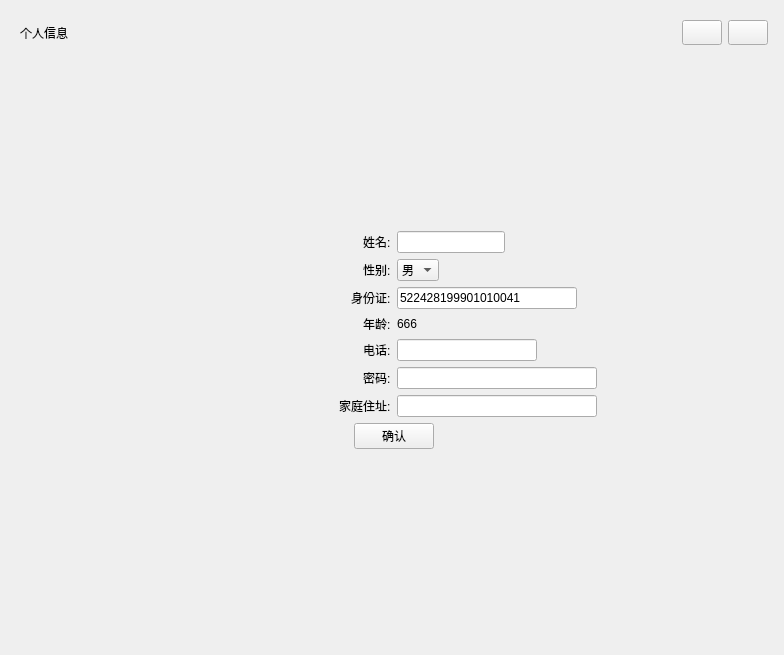
<?xml version="1.0" encoding="UTF-8"?>
<ui version="4.0">
 <class>information</class>
 <widget class="QWidget" name="information">
  <property name="geometry">
   <rect>
    <x>0</x>
    <y>0</y>
    <width>784</width>
    <height>655</height>
   </rect>
  </property>
  <property name="minimumSize">
   <size>
    <width>784</width>
    <height>655</height>
   </size>
  </property>
  <property name="windowTitle">
   <string>Form</string>
  </property>
  <layout class="QGridLayout" name="gridLayout_3">
   <item row="0" column="0" alignment="Qt::AlignHCenter">
    <widget class="QWidget" name="inf" native="true">
     <property name="minimumSize">
      <size>
       <width>766</width>
       <height>637</height>
      </size>
     </property>
     <layout class="QGridLayout" name="inf_lay">
      <item row="2" column="0">
       <layout class="QVBoxLayout" name="verticalLayout">
        <item>
         <layout class="QGridLayout" name="gridLayout">
          <item row="6" column="0">
           <layout class="QHBoxLayout" name="horizontalLayout">
            <item alignment="Qt::AlignRight">
             <widget class="QLabel" name="code">
              <property name="text">
               <string>密码:</string>
              </property>
             </widget>
            </item>
            <item alignment="Qt::AlignLeft">
             <widget class="QLineEdit" name="lineEdit_4">
              <property name="minimumSize">
               <size>
                <width>200</width>
                <height>0</height>
               </size>
              </property>
             </widget>
            </item>
           </layout>
          </item>
          <item row="0" column="0">
           <layout class="QGridLayout" name="gridLayout_2">
            <item row="1" column="0" alignment="Qt::AlignRight">
             <widget class="QLabel" name="NAME">
              <property name="text">
               <string>姓名:</string>
              </property>
             </widget>
            </item>
            <item row="1" column="1" alignment="Qt::AlignLeft">
             <widget class="QLineEdit" name="name"/>
            </item>
            <item row="0" column="1">
             <spacer name="verticalSpacer">
              <property name="orientation">
               <enum>Qt::Vertical</enum>
              </property>
              <property name="sizeHint" stdset="0">
               <size>
                <width>20</width>
                <height>180</height>
               </size>
              </property>
             </spacer>
            </item>
           </layout>
          </item>
          <item row="1" column="0">
           <layout class="QHBoxLayout" name="horizontalLayout_2">
            <item alignment="Qt::AlignRight">
             <widget class="QLabel" name="GENDER">
              <property name="text">
               <string>性别:</string>
              </property>
             </widget>
            </item>
            <item alignment="Qt::AlignLeft">
             <widget class="QComboBox" name="comboBox">
              <property name="cursor">
               <cursorShape>PointingHandCursor</cursorShape>
              </property>
              <item>
               <property name="text">
                <string>男</string>
               </property>
              </item>
              <item>
               <property name="text">
                <string>女</string>
               </property>
              </item>
             </widget>
            </item>
           </layout>
          </item>
          <item row="3" column="0">
           <layout class="QHBoxLayout" name="horizontalLayout_4">
            <item alignment="Qt::AlignRight">
             <widget class="QLabel" name="AGE">
              <property name="text">
               <string>年龄:</string>
              </property>
             </widget>
            </item>
            <item alignment="Qt::AlignLeft">
             <widget class="QLabel" name="label">
              <property name="text">
               <string>666</string>
              </property>
             </widget>
            </item>
           </layout>
          </item>
          <item row="5" column="0">
           <layout class="QHBoxLayout" name="horizontalLayout_5">
            <item alignment="Qt::AlignRight">
             <widget class="QLabel" name="PHONE">
              <property name="text">
               <string>电话:</string>
              </property>
             </widget>
            </item>
            <item alignment="Qt::AlignLeft">
             <widget class="QLineEdit" name="lineEdit_2">
              <property name="minimumSize">
               <size>
                <width>140</width>
                <height>0</height>
               </size>
              </property>
             </widget>
            </item>
           </layout>
          </item>
          <item row="2" column="0">
           <layout class="QHBoxLayout" name="horizontalLayout_3">
            <item alignment="Qt::AlignRight">
             <widget class="QLabel" name="ID">
              <property name="text">
               <string>身份证:</string>
              </property>
             </widget>
            </item>
            <item alignment="Qt::AlignLeft">
             <widget class="QLineEdit" name="lineEdit">
              <property name="minimumSize">
               <size>
                <width>180</width>
                <height>0</height>
               </size>
              </property>
              <property name="text">
               <string>522428199901010041</string>
              </property>
             </widget>
            </item>
           </layout>
          </item>
          <item row="7" column="0">
           <layout class="QHBoxLayout" name="horizontalLayout_6">
            <item alignment="Qt::AlignRight">
             <widget class="QLabel" name="ADDRESS">
              <property name="text">
               <string>家庭住址:</string>
              </property>
             </widget>
            </item>
            <item alignment="Qt::AlignLeft">
             <widget class="QLineEdit" name="lineEdit_3">
              <property name="minimumSize">
               <size>
                <width>200</width>
                <height>0</height>
               </size>
              </property>
             </widget>
            </item>
           </layout>
          </item>
         </layout>
        </item>
        <item alignment="Qt::AlignHCenter">
         <widget class="QPushButton" name="confirm">
          <property name="text">
           <string>确认</string>
          </property>
         </widget>
        </item>
        <item>
         <spacer name="verticalSpacer_2">
          <property name="orientation">
           <enum>Qt::Vertical</enum>
          </property>
          <property name="sizeHint" stdset="0">
           <size>
            <width>20</width>
            <height>180</height>
           </size>
          </property>
         </spacer>
        </item>
       </layout>
      </item>
      <item row="0" column="0">
       <layout class="QHBoxLayout" name="inf_title">
        <item>
         <widget class="QLabel" name="label_2">
          <property name="text">
           <string>个人信息</string>
          </property>
         </widget>
        </item>
        <item>
         <widget class="QPushButton" name="smallize">
          <property name="sizePolicy">
           <sizepolicy hsizetype="Fixed" vsizetype="Fixed">
            <horstretch>0</horstretch>
            <verstretch>0</verstretch>
           </sizepolicy>
          </property>
          <property name="minimumSize">
           <size>
            <width>25</width>
            <height>25</height>
           </size>
          </property>
          <property name="cursor">
           <cursorShape>PointingHandCursor</cursorShape>
          </property>
          <property name="text">
           <string/>
          </property>
          <property name="icon">
           <iconset resource="qss.qrc">
            <normaloff>:/icons/mini.png</normaloff>:/icons/mini.png</iconset>
          </property>
         </widget>
        </item>
        <item>
         <widget class="QPushButton" name="close">
          <property name="sizePolicy">
           <sizepolicy hsizetype="Fixed" vsizetype="Fixed">
            <horstretch>0</horstretch>
            <verstretch>0</verstretch>
           </sizepolicy>
          </property>
          <property name="minimumSize">
           <size>
            <width>25</width>
            <height>25</height>
           </size>
          </property>
          <property name="cursor">
           <cursorShape>PointingHandCursor</cursorShape>
          </property>
          <property name="text">
           <string/>
          </property>
          <property name="icon">
           <iconset resource="qss.qrc">
            <normaloff>:/icons/error.png</normaloff>:/icons/error.png</iconset>
          </property>
         </widget>
        </item>
       </layout>
      </item>
     </layout>
    </widget>
   </item>
  </layout>
 </widget>
 <resources>
  <include location="qss.qrc"/>
 </resources>
 <connections/>
</ui>
